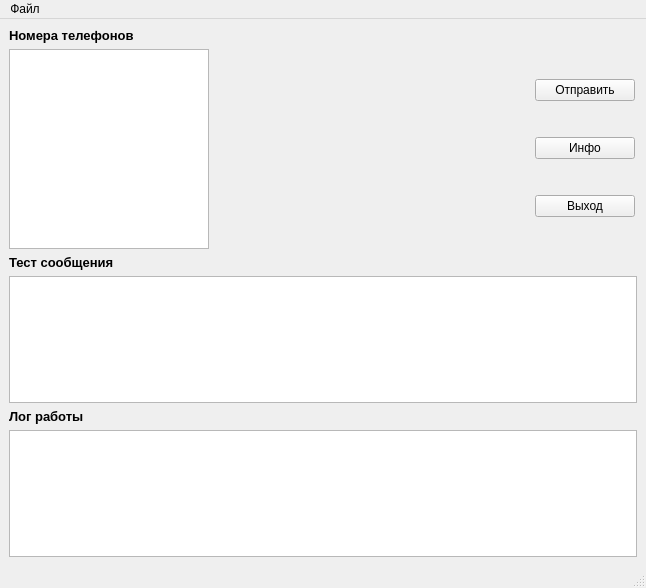
<?xml version="1.0" encoding="UTF-8"?>
<ui version="4.0">
 <class>MainWindow</class>
 <widget class="QMainWindow" name="MainWindow">
  <property name="geometry">
   <rect>
    <x>0</x>
    <y>0</y>
    <width>646</width>
    <height>588</height>
   </rect>
  </property>
  <property name="windowTitle">
   <string>SMS Sender</string>
  </property>
  <widget class="QWidget" name="centralwidget">
   <layout class="QVBoxLayout" name="verticalLayout_4">
    <item>
     <widget class="QLabel" name="label_3">
      <property name="font">
       <font>
        <family>Tahoma</family>
        <pointsize>10</pointsize>
        <weight>75</weight>
        <bold>true</bold>
       </font>
      </property>
      <property name="text">
       <string>Номера телефонов</string>
      </property>
     </widget>
    </item>
    <item>
     <layout class="QHBoxLayout" name="horizontalLayout_2">
      <item>
       <widget class="QTextEdit" name="txt_sms_num">
        <property name="minimumSize">
         <size>
          <width>200</width>
          <height>200</height>
         </size>
        </property>
        <property name="maximumSize">
         <size>
          <width>200</width>
          <height>16777215</height>
         </size>
        </property>
       </widget>
      </item>
      <item>
       <layout class="QVBoxLayout" name="verticalLayout_5">
        <property name="leftMargin">
         <number>320</number>
        </property>
        <item>
         <widget class="QPushButton" name="btn_send">
          <property name="maximumSize">
           <size>
            <width>100</width>
            <height>16777215</height>
           </size>
          </property>
          <property name="layoutDirection">
           <enum>Qt::LeftToRight</enum>
          </property>
          <property name="text">
           <string>Отправить</string>
          </property>
         </widget>
        </item>
        <item>
         <widget class="QPushButton" name="btn_info">
          <property name="maximumSize">
           <size>
            <width>100</width>
            <height>16777215</height>
           </size>
          </property>
          <property name="layoutDirection">
           <enum>Qt::LeftToRight</enum>
          </property>
          <property name="text">
           <string>Инфо</string>
          </property>
         </widget>
        </item>
        <item>
         <widget class="QPushButton" name="btn_exit">
          <property name="maximumSize">
           <size>
            <width>100</width>
            <height>16777215</height>
           </size>
          </property>
          <property name="layoutDirection">
           <enum>Qt::LeftToRight</enum>
          </property>
          <property name="text">
           <string>Выход</string>
          </property>
         </widget>
        </item>
       </layout>
      </item>
     </layout>
    </item>
    <item>
     <layout class="QVBoxLayout" name="verticalLayout_3">
      <item>
       <widget class="QLabel" name="label_2">
        <property name="font">
         <font>
          <family>Tahoma</family>
          <pointsize>10</pointsize>
          <weight>75</weight>
          <bold>true</bold>
         </font>
        </property>
        <property name="text">
         <string>Тест сообщения</string>
        </property>
       </widget>
      </item>
      <item>
       <widget class="QTextEdit" name="txt_sms_text">
        <property name="minimumSize">
         <size>
          <width>0</width>
          <height>0</height>
         </size>
        </property>
        <property name="maximumSize">
         <size>
          <width>16777215</width>
          <height>150</height>
         </size>
        </property>
       </widget>
      </item>
      <item>
       <widget class="QLabel" name="label">
        <property name="font">
         <font>
          <family>Tahoma</family>
          <pointsize>10</pointsize>
          <weight>75</weight>
          <bold>true</bold>
         </font>
        </property>
        <property name="text">
         <string>Лог работы</string>
        </property>
       </widget>
      </item>
      <item>
       <widget class="QTextEdit" name="txt_log">
        <property name="maximumSize">
         <size>
          <width>16777215</width>
          <height>150</height>
         </size>
        </property>
       </widget>
      </item>
     </layout>
    </item>
   </layout>
  </widget>
  <widget class="QMenuBar" name="menubar">
   <property name="geometry">
    <rect>
     <x>0</x>
     <y>0</y>
     <width>646</width>
     <height>21</height>
    </rect>
   </property>
   <widget class="QMenu" name="menu">
    <property name="title">
     <string>Файл</string>
    </property>
    <addaction name="menu_open"/>
    <addaction name="menu_save"/>
    <addaction name="menu_save_as"/>
    <addaction name="menu_create"/>
    <addaction name="separator"/>
    <addaction name="menu_preferences"/>
    <addaction name="separator"/>
    <addaction name="menu_exit"/>
   </widget>
   <addaction name="menu"/>
  </widget>
  <widget class="QStatusBar" name="statusbar"/>
  <action name="menu_open">
   <property name="text">
    <string>Открыть</string>
   </property>
  </action>
  <action name="menu_save">
   <property name="text">
    <string>Сохранить</string>
   </property>
  </action>
  <action name="menu_save_as">
   <property name="text">
    <string>Сохранить как</string>
   </property>
  </action>
  <action name="menu_create">
   <property name="text">
    <string>Создать</string>
   </property>
  </action>
  <action name="menu_preferences">
   <property name="text">
    <string>Настройки</string>
   </property>
  </action>
  <action name="menu_exit">
   <property name="text">
    <string>Выход</string>
   </property>
  </action>
 </widget>
 <resources/>
 <connections/>
</ui>
